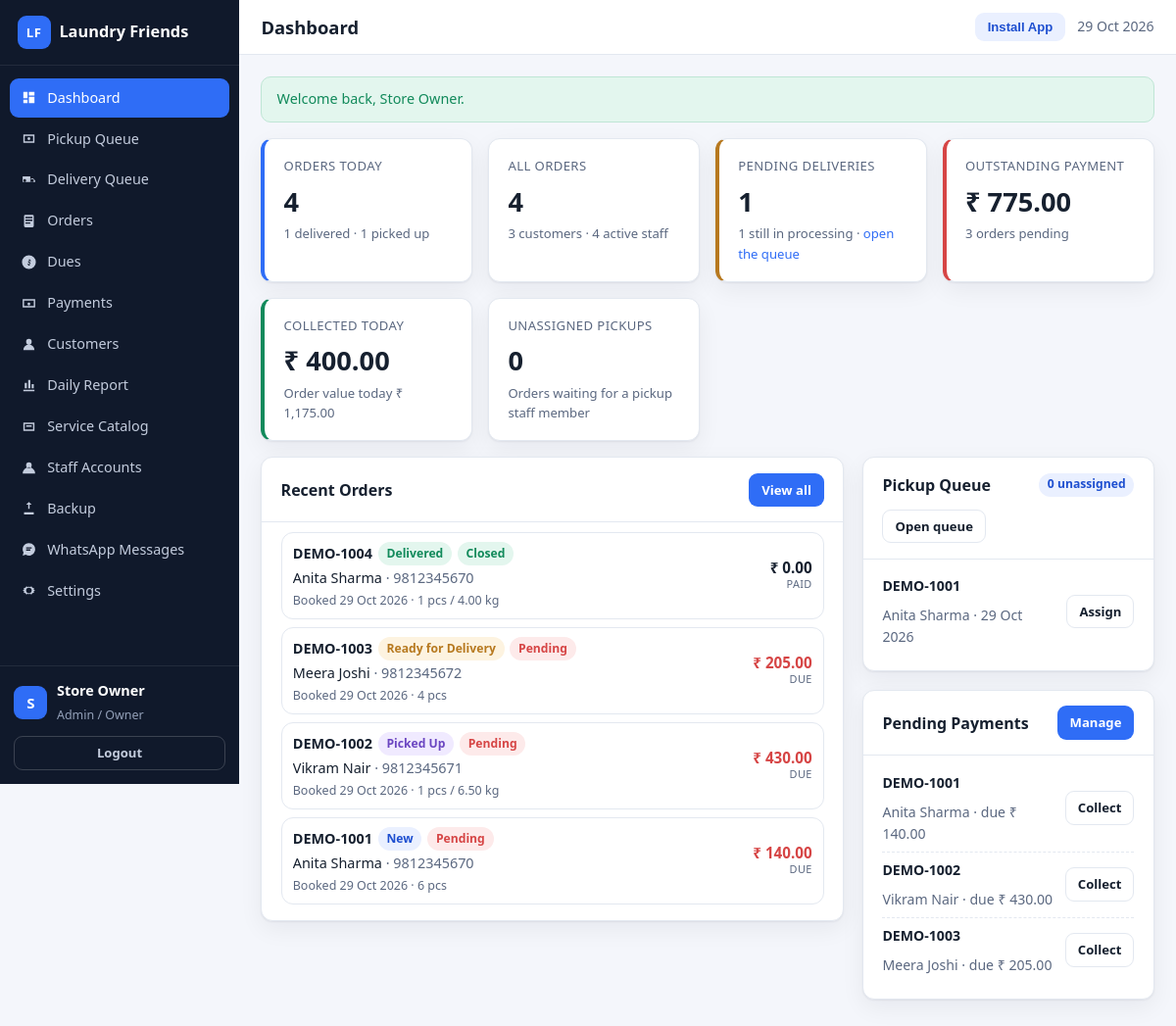
The app's page /admin/index.php (signed in) with its own data.
### tables this page shows
CREATE TABLE IF NOT EXISTS users (
  id INT UNSIGNED AUTO_INCREMENT PRIMARY KEY,
  role ENUM('super_admin','admin','staff','customer') NOT NULL DEFAULT 'customer',
  name VARCHAR(100) NOT NULL,
  email VARCHAR(150) NULL,
  phone VARCHAR(20) NULL,
  phone_key VARCHAR(20) NULL,
  password_hash VARCHAR(255) NOT NULL,
  is_active TINYINT(1) NOT NULL DEFAULT 1,
  must_change_password TINYINT(1) NOT NULL DEFAULT 0,
  last_login_at DATETIME NULL,
  created_by INT UNSIGNED NULL,
  created_at DATETIME NOT NULL DEFAULT CURRENT_TIMESTAMP,
  updated_at DATETIME NOT NULL DEFAULT CURRENT_TIMESTAMP ON UPDATE CURRENT_TIMESTAMP,
  UNIQUE KEY uq_users_email (email),
  UNIQUE KEY uq_users_phone_key (phone_key),
  KEY idx_users_role (role),
  KEY idx_users_active (is_active)
);

CREATE TABLE IF NOT EXISTS orders (
  id INT UNSIGNED AUTO_INCREMENT PRIMARY KEY,
  order_number VARCHAR(30) NOT NULL,
  customer_id INT UNSIGNED NOT NULL,
  source ENUM('customer','admin') NOT NULL DEFAULT 'admin',
  pricing_mode ENUM('per_item','per_kg') NOT NULL DEFAULT 'per_item',
  status ENUM('new','pickup_assigned','picked_up','processing','ready_for_delivery','out_for_delivery','delivered','cancelled') NOT NULL DEFAULT 'new',
  payment_status ENUM('pending','partial','paid') NOT NULL DEFAULT 'pending',
  order_date DATE NOT NULL,
  scheduled_pickup_date DATE NULL,
  scheduled_delivery_date DATE NULL,
  contact_name VARCHAR(100) NOT NULL,
  contact_phone VARCHAR(20) NOT NULL,
  delivery_address TEXT NOT NULL,
  pickup_latitude DECIMAL(10,7) NULL,
  pickup_longitude DECIMAL(10,7) NULL,
  pickup_place_id VARCHAR(255) NULL,
  pickup_staff_id INT UNSIGNED NULL,
  delivery_staff_id INT UNSIGNED NULL,
  pickup_assigned_at DATETIME NULL,
  delivery_assigned_at DATETIME NULL,
  pickup_completed_at DATETIME NULL,
  delivery_completed_at DATETIME NULL,
  subtotal DECIMAL(12,2) NOT NULL DEFAULT 0,
  discount_amount DECIMAL(12,2) NOT NULL DEFAULT 0,
  delivery_charge DECIMAL(12,2) NOT NULL DEFAULT 0,
  tax_amount DECIMAL(12,2) NOT NULL DEFAULT 0,
  total_amount DECIMAL(12,2) NOT NULL DEFAULT 0,
  paid_amount DECIMAL(12,2) NOT NULL DEFAULT 0,
  notes TEXT NULL,
  staff_notes TEXT NULL,
  created_by INT UNSIGNED NULL,
  created_at DATETIME NOT NULL DEFAULT CURRENT_TIMESTAMP,
  updated_at DATETIME NOT NULL DEFAULT CURRENT_TIMESTAMP ON UPDATE CURRENT_TIMESTAMP,
  UNIQUE KEY uq_orders_number (order_number),
  KEY idx_orders_customer (customer_id),
  KEY idx_orders_status (status),
  KEY idx_orders_pickup_staff (pickup_staff_id),
  KEY idx_orders_delivery_staff (delivery_staff_id),
  KEY idx_orders_payment (payment_status),
  KEY idx_orders_date (order_date)
);

### admin/index.php (the view, shortened to what the rows shown need)
<?php
require_once dirname(__DIR__) . '/includes/layout.php';
require_once dirname(__DIR__) . '/includes/orders.php';
require_once dirname(__DIR__) . '/includes/order-tiles.php';
$user = require_admin();
$today = today();
$counts = order_summary_counts('order_date = ?', [$today]);
$allCounts = order_summary_counts();
$recentOrders = db_all('SELECT * FROM orders ORDER BY id DESC LIMIT 8');
$pendingPayments = db_all(
    "SELECT o.*, c.name AS customer_name FROM orders o
     JOIN customers c ON c.id = o.customer_id
     WHERE o.payment_status <> 'paid' AND o.status <> 'cancelled'
     ORDER BY o.order_date ASC LIMIT 6"
);
$pickupQueue = db_all(
    "SELECT o.*, c.name AS customer_name FROM orders o
     JOIN customers c ON c.id = o.customer_id
     WHERE o.status IN ('new','pickup_assigned') ORDER BY o.scheduled_pickup_date ASC, o.id ASC LIMIT 6"
);
layout_start('Dashboard', 'app');
?>
<div class="card-grid mb-1">
    <div class="stat-card accent">
        <div class="label">Orders Today</div>
        <div class="value"><?= e((string) $counts['total']) ?></div>
        <div class="hint"><?= e((string) $counts['delivered']) ?> delivered &middot; <?= e((string) $counts['picked_up']) ?> picked up</div>
    </div>
</div>
<div class="detail-grid">
    <div>
        <div class="panel">
            <div class="panel-head">
                <h2>Recent Orders</h2>
            </div>
            <div class="panel-body tight">
                <?php if ($recentOrders === []): ?>
                    <div class="empty-state">No orders yet.</div>
                <?php else: ?>
                    <?php foreach ($recentOrders as $order): ?>
                        <?php
                        $recentNote = 'Booked ' . format_date((string) $order['order_date']) . ' · ' . order_items_summary((int) $order['id']);
                        order_tile($order, [
                            'note' => $recentNote,
                            'actions' => '<a class="btn btn-sm btn-ghost" href="' . e(url('admin/order-view.php?id=' . (int) $order['id'])) . '">Open</a>',
                        ]);
                        ?>
                    <?php endforeach; ?>
                <?php endif; ?>
            </div>
        </div>
    </div>
    <div>
        <div class="panel">
            <div class="panel-head">
                <h2>Pickup Queue</h2>
            </div>
            <div class="panel-body tight">
                <?php if ($pickupQueue === []): ?>
                    <div class="empty-state">No orders waiting for pickup.</div>
                <?php else: ?>
                    <?php foreach ($pickupQueue as $order): ?>
                        <div class="mini-row">
                            <div class="mini-row-main">
                                <strong><?= e($order['order_number']) ?></strong>
                                <span class="subtle"><?= e($order['contact_name']) ?> · <?= e(format_date((string) $order['scheduled_pickup_date'])) ?></span>
                            </div>
                            <div class="mini-row-side">
                                <a class="btn btn-sm btn-ghost" href="<?= e(url('admin/order-view.php?id=' . (int) $order['id'])) ?>">Assign</a>
                            </div>
                        </div>
                    <?php endforeach; ?>
                <?php endif; ?>
            </div>
        </div>
        <div class="panel">
            <div class="panel-head">
                <h2>Pending Payments</h2>
            </div>
            <div class="panel-body tight">
                <?php if ($pendingPayments === []): ?>
                    <div class="empty-state">All payments are settled.</div>
                <?php else: ?>
                    <?php foreach ($pendingPayments as $order): ?>
                        <div class="mini-row">
                            <div class="mini-row-main">
                                <strong><?= e($order['order_number']) ?></strong>
                                <span class="subtle"><?= e($order['contact_name']) ?> · due <?= e(money((float) $order['total_amount'] - (float) $order['paid_amount'])) ?></span>
                            </div>
                            <div class="mini-row-side">
                                <a class="btn btn-sm btn-ghost" href="<?= e(url('admin/payments.php?order=' . (int) $order['id'])) ?>">Collect</a>
                            </div>
                        </div>
                    <?php endforeach; ?>
                <?php endif; ?>
            </div>
        </div>
    </div>
</div>
<?php layout_end(); ?>

### includes/layout.php (shortened to what the rows shown need)
<?php
function layout_nav_items(): array
{
    $user = current_user();
    switch ($user['role']) {
        case 'super_admin':
        case 'admin':
            return [
                ['label' => 'Dashboard', 'href' => 'admin/index.php', 'icon' => 'M4 13h6V4H4v9zm0 7h6v-5H4v5zm8 0h8v-9h-8v9zm0-16v5h8V4h-8z'],
                ['label' => 'Pickup Queue', 'href' => 'admin/pickup-queue.php', 'icon' => 'M4 6h16v12H4V6zm2 2v8h12V8H6zm6 6a2 2 0 110-4 2 2 0 010 4z'],
                ['label' => 'Delivery Queue', 'href' => 'admin/delivery-queue.php', 'icon' => 'M3 7h11v8H3V7zm12 3h3l3 3v2h-6v-5zm-9 5a2 2 0 100-4 2 2 0 000 4zm11 0a2 2 0 100-4 2 2 0 000 4z'],
                ['label' => 'Orders', 'href' => 'admin/orders.php', 'icon' => 'M7 3h10a2 2 0 012 2v14a2 2 0 01-2 2H7a2 2 0 01-2-2V5a2 2 0 012-2zm0 3v2h10V6H7zm0 4v2h10v-2H7zm0 4v2h7v-2H7z'],
                ['label' => 'Dues', 'href' => 'admin/dues.php', 'icon' => 'M12 2a10 10 0 100 20 10 10 0 000-20zm1 15h-2v-1.2c-.6-.2-1.1-.6-1.2-1.3h2c.1.3.3.5.7.5.5 0 .8-.3.8-.8 0-.5-.3-.7-.9-1-.8-.3-1.6-.7-1.6-1.7 0-.7.5-1.2 1.1-1.4V8h2v1.1c.7.2 1.1.7 1.2 1.4h-2c-.1-.3-.3-.5-.6-.5-.4 0-.7.3-.7.7 0 .4.3.6.9.8.8.3 1.7.7 1.7 1.8 0 .8-.5 1.3-1.2 1.5V17z'],
                ['label' => 'Payments', 'href' => 'admin/payments.php', 'icon' => 'M3 6h18v12H3V6zm2 2v8h14V8H5zm7 3a2 2 0 110 4 2 2 0 010-4z'],
                ['label' => 'Customers', 'href' => 'admin/customers.php', 'icon' => 'M12 12a4 4 0 100-8 4 4 0 000 8zm-8 8a8 8 0 1116 0H4z'],
                ['label' => 'Daily Report', 'href' => 'admin/reports/daily.php', 'icon' => 'M4 20h16v-2H4v2zM6 16h3V8H6v8zm5 0h3V4h-3v12zm5 0h3v-6h-3v6z'],
                ['label' => 'Service Catalog', 'href' => 'admin/catalog.php', 'icon' => 'M4 6h16v12H4V6zm2 2v8h12V8H6zm2 2h8v2H8v-2z'],
                ['label' => 'Staff Accounts', 'href' => 'admin/staff.php', 'icon' => 'M12 12a4 4 0 100-8 4 4 0 000 8zm-9 8a9 9 0 1118 0H3z'],
                ['label' => 'Backup', 'href' => 'admin/backup.php', 'icon' => 'M12 3l4 4h-3v6h-2V7H8l4-4zm-7 15h14v3H5v-3z'],
                ['label' => 'WhatsApp Messages', 'href' => 'admin/whatsapp-templates.php', 'icon' => 'M12 3a9 9 0 00-7.7 13.6L3 21l4.5-1.2A9 9 0 1012 3zm-4 6h8v2H8V9zm0 3h6v2H8v-2z'],
                ['label' => 'Settings', 'href' => 'admin/settings.php', 'icon' => 'M12 8a4 4 0 100 8 4 4 0 000-8zm9 4l-2 1.2.3 2.3-2.3.3L15.5 18l-1.9-1.4L12 17.6l-1.6-1L8.5 18l-1.5-2.2-2.3-.3.3-2.3L3 12l2-1.2-.3-2.3L7 8.2 8.5 6l1.9 1.4L12 6.4l1.6 1L15.5 6l1.5 2.2 2.3.3-.3 2.3L21 12z'],
            ];
    }
    return [];
}
function layout_is_active(string $href): bool
{
    $self = basename($_SERVER['SCRIPT_NAME'] ?? '');
    $target = basename($href);
    if ($self === $target) {
        return true;
    }
    $selfDir = basename(dirname($_SERVER['SCRIPT_NAME'] ?? ''));
    $targetDir = basename(dirname($href));
    return $self === $target && $selfDir === $targetDir;
}
function layout_start(string $title, string $layout = 'app'): void
{
    $user = current_user();
    ?><!DOCTYPE html>
<html lang="en">
<head>
<link rel="stylesheet" href="<?= e(asset('assets/css/app.css')) ?>">
</head>
<body class="layout-<?= e($layout) ?>">
<?php if ($layout === 'public'): ?>
<header class="public-header">
    <div class="container nav-row">
        <a class="brand" href="<?= e(url('index.php')) ?>">
            <span class="brand-mark">LF</span>
            <span><?= e(APP_NAME) ?></span>
        </a>
        <nav class="public-nav">
            <a href="<?= e(url('index.php')) ?>#services">Services</a>
            <a href="<?= e(url('index.php')) ?>#how">How it works</a>
            <a href="<?= e(url('index.php')) ?>#contact">Contact</a>
            <button class="btn btn-soft btn-sm install-btn" type="button" data-install-app>Install App</button>
            <?php if ($user !== null): ?>
                <a class="btn btn-primary btn-sm" href="<?= e(url(home_for_role($user['role']))) ?>">Go to Dashboard</a>
                <a class="btn btn-ghost btn-sm" href="<?= e(url('logout.php')) ?>">Logout</a>
            <?php else: ?>
                <a class="btn btn-ghost btn-sm" href="<?= e(url('login.php')) ?>">Login</a>
                <a class="btn btn-primary btn-sm" href="<?= e(url('customer/schedule-pickup.php')) ?>">Schedule Pickup</a>
            <?php endif; ?>
        </nav>
    </div>
</header>
<?php elseif ($layout === 'app'): ?>
<div class="app-shell">
    <aside class="sidebar" id="sidebar">
        <div class="sidebar-brand">
            <a class="brand" href="<?= e(url('index.php')) ?>">
                <span class="brand-mark">LF</span>
                <span><?= e(APP_NAME) ?></span>
            </a>
        </div>
        <nav class="sidebar-nav">
            <?php foreach (layout_nav_items() as $item): ?>
                <a class="nav-link<?= layout_is_active($item['href']) ? ' active' : '' ?>" href="<?= e(url($item['href'])) ?>">
                    <svg viewBox="0 0 24 24" aria-hidden="true"><path d="<?= e($item['icon']) ?>"/></svg>
                    <span><?= e($item['label']) ?></span>
                </a>
            <?php endforeach; ?>
        </nav>
        <div class="sidebar-footer">
            <div class="user-chip">
                <div class="avatar"><?= e(strtoupper(mb_substr($user['name'] ?? 'U', 0, 1))) ?></div>
                <div>
                    <strong><?= e($user['name'] ?? 'Guest') ?></strong>
                    <small><?= e(role_label($user['role'] ?? '')) ?></small>
                </div>
            </div>
            <a class="btn btn-ghost btn-sm btn-block" href="<?= e(url('logout.php')) ?>">Logout</a>
        </div>
    </aside>
    <div class="app-main">
        <header class="app-topbar">
            <h1 class="page-title"><?= e($title) ?></h1>
            <div class="topbar-right">
                <button class="btn btn-sm btn-soft install-btn" type="button" data-install-app>Install App</button>
                <span class="today-label"><?= e(date('d M Y')) ?></span>
            </div>
        </header>
        <main class="app-content">
<?php endif; ?>
<?php
}
function layout_end(): void
{
    $layout = $GLOBALS['__layout'] ?? 'app';
    ?>
<?php if ($layout === 'app'): ?>
        </main>
    </div>
</div>
<?php elseif ($layout === 'customer'): ?>
</main>
<?php layout_bottom_nav(); ?>
<?php endif; ?>
</body>
</html>
<?php
}
function layout_bottom_nav(): void
{
    $user = current_user();
    if ($user === null || !in_array($user['role'], array_merge(staff_roles(), ['customer']), true)) {
        return;
    }
    ?>
    <?php
}

### includes/order-tiles.php (shortened to what the rows shown need)
<?php
function order_tile(array $order, array $options = []): void
{
    $orderId = (int) $order['id'];
    $total = (float) ($order['total_amount'] ?? 0);
    $paid = (float) ($order['paid_amount'] ?? 0);
    $due = max(0.0, $total - $paid);
    $paidUp = (string) ($order['payment_status'] ?? '') === 'paid';
    $closed = order_is_closed($order);
    $status = (string) ($order['status'] ?? '');
    $note = (string) ($options['note'] ?? '');
    $oldDues = $options['old_dues'] ?? null;
    ?>
    <article class="tile<?= $oldDues !== null && (float) $oldDues > 0 ? ' tile-has-dues' : '' ?>">
        <details class="tile-fold"<?= !empty($options['open']) ? ' open' : '' ?>>
            <summary class="tile-head">
                <div class="tile-main">
                    <div class="tile-line">
                        <strong class="tile-id"><?= e((string) ($order['order_number'] ?? ('#' . $orderId))) ?></strong>
                        <span class="badge <?= e(status_badge($status)) ?>"><?= e(order_status_label($status)) ?></span>
                        <?php if (!$paidUp): ?>
                            <span class="badge <?= e(status_badge((string) ($order['payment_status'] ?? 'pending'))) ?>"><?= e(payment_status_label((string) ($order['payment_status'] ?? 'pending'))) ?></span>
                        <?php endif; ?>
                        <?php if ($closed): ?>
                            <span class="badge badge-success" title="Delivered and fully paid - no more items can be added">Closed</span>
                        <?php endif; ?>
                    </div>
                    <div class="tile-cust">
                        <?= e((string) ($order['contact_name'] ?? '')) ?>
                        <?php if (!empty($order['contact_phone'])): ?>
                            <span class="subtle"> &middot; <?= e((string) $order['contact_phone']) ?></span>
                        <?php endif; ?>
                    </div>
                    <?php if ($note !== ''): ?>
                        <div class="tile-note"><?= e($note) ?></div>
                    <?php endif; ?>
                </div>
                <div class="tile-side">
                    <strong class="tile-money<?= $due > 0 ? ' is-due' : '' ?>"><?= e(money($due)) ?></strong>
                    <span class="tile-money-label"><?= $due > 0 ? 'due' : ($paidUp ? 'paid' : 'balance') ?></span>
                </div>
            </summary>
        </details>
    </article>
    <?php
}
    ?>

### records on screen
users: name "S", name "Store Owner", role "Admin / Owner", is_active "1"
orders: order_number "DEMO-1004", status "Delivered", payment_status "Closed", contact_name "Anita Sharma", contact_phone "9812345670", note "Booked 29 Oct 2026 · 1 pcs / 4.00 kg", money($due) "₹ 0.00"
orders: order_number "DEMO-1003", status "Ready for Delivery", payment_status "Pending", contact_name "Meera Joshi", contact_phone "9812345672", note "Booked 29 Oct 2026 · 4 pcs", money($due) "₹ 205.00", shows "DUE", money((float) $order['total_amount'] - (float) $order['paid_amount']) "₹ 205.00"
orders: order_number "DEMO-1002", status "Picked Up", payment_status "Pending", contact_name "Vikram Nair", contact_phone "9812345671", note "Booked 29 Oct 2026 · 1 pcs / 6.50 kg", money($due) "₹ 430.00", shows "DUE", money((float) $order['total_amount'] - (float) $order['paid_amount']) "₹ 430.00"
orders: order_number "DEMO-1001", status "New", payment_status "Pending", contact_name "Anita Sharma", contact_phone "9812345670", note "Booked 29 Oct 2026 · 6 pcs", money($due) "₹ 140.00", shows "DUE", scheduled_pickup_date "29 Oct 2026", money((float) $order['total_amount'] - (float) $order['paid_amount']) "₹ 140.00"

### other values on screen
APP_NAME "Laundry Friends"
$item['label'] "Dashboard"
$item['label'] "Pickup Queue"
$item['label'] "Delivery Queue"
$item['label'] "Orders"
$item['label'] "Dues"
$item['label'] "Payments"
$item['label'] "Customers"
$item['label'] "Daily Report"
$item['label'] "Service Catalog"
$item['label'] "Staff Accounts"
$item['label'] "Backup"
$item['label'] "WhatsApp Messages"
$item['label'] "Settings"
$title "Dashboard"
